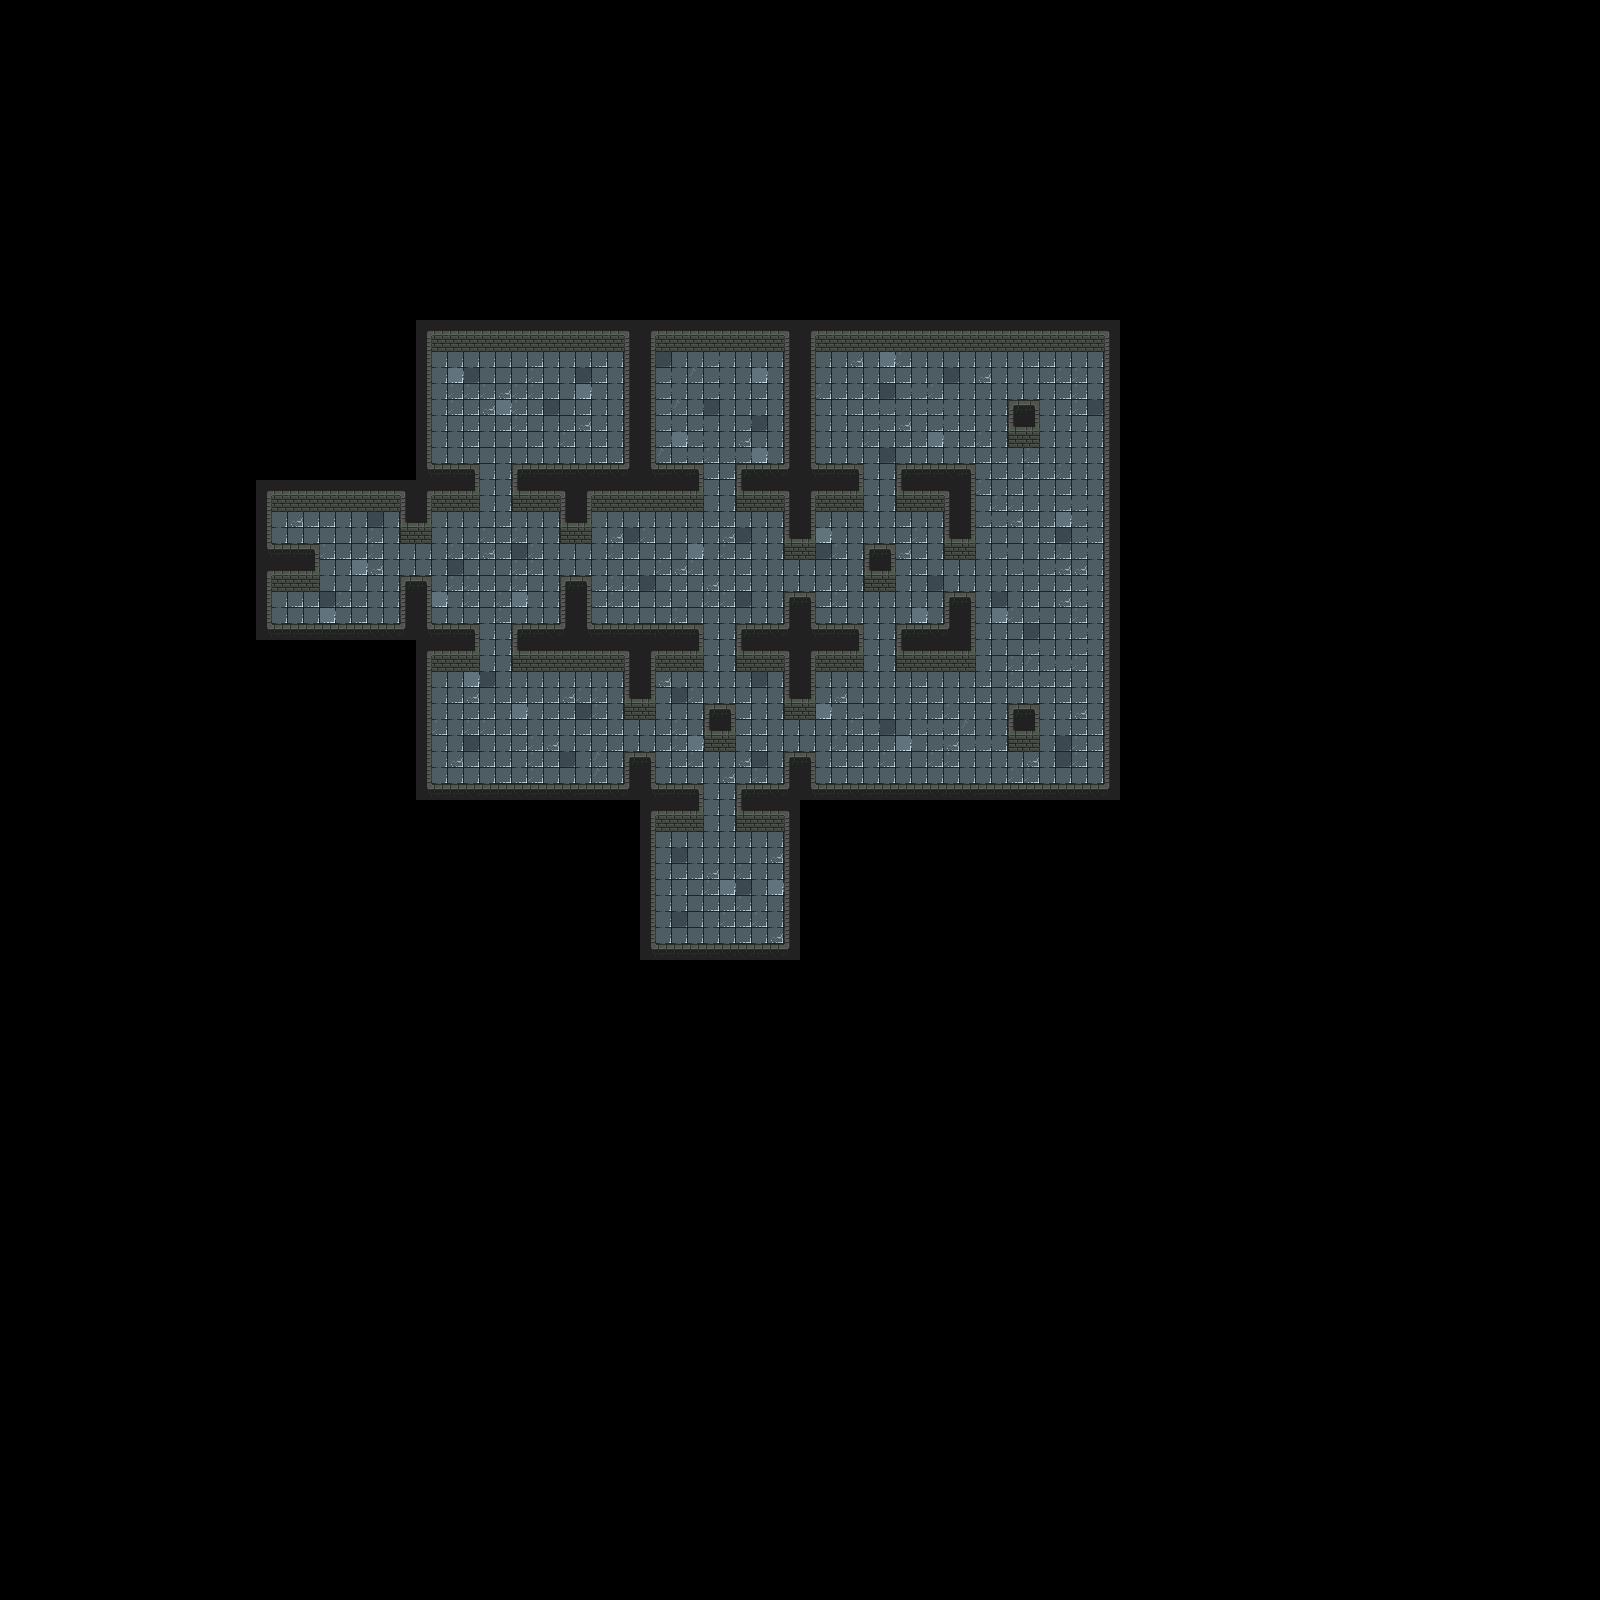

Below is a game level as drawn by its tile map, then a one-line description and the .tmx that defines it (tile-layer data replaced by summaries):
An orthogonal 100x100 tile map with 16x16 px tiles, 3 tile layers (Ground, SideWalls, Walls), 9 tilesets and 79 objects.

<map version="1.10" tiledversion="1.10.1" orientation="orthogonal" renderorder="right-down" width="100" height="100" tilewidth="16" tileheight="16" infinite="0" nextlayerid="20" nextobjectid="473">
 <editorsettings>
  <export target="../../TileSets/Ebene-03.json" format="json" />
 </editorsettings>
 <tileset firstgid="1" name="Ebene1" tilewidth="16" tileheight="16" tilecount="30" columns="6">
  <image source="../../images/Tilesets/TileSetEbene1.png" width="96" height="80" />
  <tile id="0">
   <properties>
    <property name="collides" type="bool" value="false" />
   </properties>
  </tile>
  <tile id="1">
   <properties>
    <property name="collides" type="bool" value="false" />
   </properties>
  </tile>
  <tile id="2">
   <properties>
    <property name="collides" type="bool" value="false" />
   </properties>
  </tile>
  <tile id="3">
   <properties>
    <property name="collides" type="bool" value="false" />
   </properties>
  </tile>
  <tile id="4">
   <properties>
    <property name="collides" type="bool" value="false" />
   </properties>
  </tile>
  <tile id="5">
   <properties>
    <property name="collides" type="bool" value="false" />
   </properties>
  </tile>
  <tile id="6">
   <properties>
    <property name="collides" type="bool" value="false" />
   </properties>
  </tile>
  <tile id="7">
   <properties>
    <property name="collides" type="bool" value="true" />
   </properties>
  </tile>
  <tile id="8">
   <properties>
    <property name="collides" type="bool" value="false" />
   </properties>
  </tile>
  <tile id="9">
   <properties>
    <property name="collides" type="bool" value="false" />
   </properties>
  </tile>
  <tile id="10">
   <properties>
    <property name="collides" type="bool" value="true" />
   </properties>
  </tile>
  <tile id="11">
   <properties>
    <property name="collides" type="bool" value="false" />
   </properties>
  </tile>
  <tile id="12">
   <properties>
    <property name="collides" type="bool" value="true" />
   </properties>
  </tile>
  <tile id="13">
   <properties>
    <property name="collides" type="bool" value="true" />
   </properties>
  </tile>
  <tile id="14">
   <properties>
    <property name="collides" type="bool" value="true" />
   </properties>
  </tile>
  <tile id="15">
   <properties>
    <property name="collides" type="bool" value="true" />
   </properties>
  </tile>
  <tile id="16">
   <properties>
    <property name="collides" type="bool" value="true" />
   </properties>
  </tile>
  <tile id="17">
   <properties>
    <property name="collides" type="bool" value="true" />
   </properties>
  </tile>
  <tile id="18">
   <properties>
    <property name="collides" type="bool" value="true" />
   </properties>
  </tile>
  <tile id="19">
   <properties>
    <property name="collides" type="bool" value="true" />
   </properties>
  </tile>
  <tile id="20">
   <properties>
    <property name="collides" type="bool" value="true" />
   </properties>
  </tile>
  <tile id="21">
   <properties>
    <property name="collides" type="bool" value="true" />
   </properties>
  </tile>
  <tile id="22">
   <properties>
    <property name="collides" type="bool" value="true" />
   </properties>
  </tile>
  <tile id="23">
   <properties>
    <property name="collides" type="bool" value="true" />
   </properties>
  </tile>
  <tile id="24">
   <properties>
    <property name="collides" type="bool" value="true" />
   </properties>
  </tile>
  <tile id="25">
   <properties>
    <property name="collides" type="bool" value="true" />
   </properties>
  </tile>
  <tile id="26">
   <properties>
    <property name="collides" type="bool" value="true" />
   </properties>
  </tile>
  <tile id="27">
   <properties>
    <property name="collides" type="bool" value="true" />
   </properties>
  </tile>
  <tile id="28">
   <properties>
    <property name="collides" type="bool" value="false" />
   </properties>
  </tile>
  <tile id="29">
   <properties>
    <property name="collides" type="bool" value="false" />
   </properties>
  </tile>
 </tileset>
 <tileset firstgid="31" name="Slime_idle-Sheet" tilewidth="16" tileheight="16" tilecount="2" columns="2">
  <image source="../../sprites/enemy1/Slime_idle-Sheet.png" width="32" height="16" />
 </tileset>
 <tileset firstgid="33" name="normal_Chest" tilewidth="16" tileheight="16" tilecount="5" columns="5">
  <image source="../../sprites/Objects/chests/normal_Chest-Sheet.png" width="80" height="16" />
 </tileset>
 <tileset firstgid="38" name="Small_LightPillar_Sphere" tilewidth="16" tileheight="16" tilecount="1" columns="1">
  <image source="../../sprites/Icons/Small_LightPillar_Sphere.png" width="16" height="16" />
 </tileset>
 <tileset firstgid="39" name="Small_LightPillar-Sheet" tilewidth="16" tileheight="24" tilecount="9" columns="9">
  <image source="../../sprites/Objects/lightPillar/Small_LightPillar-Sheet.png" width="144" height="24" />
 </tileset>
 <tileset firstgid="48" name="Slime2_idle-Sheet" tilewidth="16" tileheight="16" tilecount="2" columns="2">
  <image source="../../sprites/enemy2/Slime2_idle-Sheet.png" width="32" height="16" />
 </tileset>
 <tileset firstgid="50" name="Slime3_idle-Sheet" tilewidth="16" tileheight="16" tilecount="2" columns="2">
  <image source="../../sprites/enemy3/Slime3_idle-Sheet.png" width="32" height="16" />
 </tileset>
 <tileset firstgid="52" name="hearth_Chest-Sheet" tilewidth="16" tileheight="16" tilecount="5" columns="5">
  <image source="../../sprites/Objects/chests/hearth_Chest-Sheet.png" width="80" height="16" />
 </tileset>
 <tileset firstgid="57" name="Stairs" tilewidth="16" tileheight="16" tilecount="1" columns="1">
  <image source="../../sprites/Objects/stairs/Stairs.png" width="16" height="16" />
 </tileset>
 <layer id="3" name="Ground" width="100" height="100" locked="1">
  <data>[10000 cells, 977 non-empty, 10 distinct tile ids]</data>
 </layer>
 <layer id="2" name="SideWalls" width="100" height="100">
  <data>[10000 cells, 121 non-empty, 3 distinct tile ids]</data>
 </layer>
 <layer id="5" name="Walls" width="100" height="100">
  <data>[10000 cells, 543 non-empty, 18 distinct tile ids]</data>
 </layer>
 <objectgroup id="11" name="LightPillars" locked="1">
  <object id="373" gid="39" x="960" y="688" width="16" height="24" />
  <object id="374" gid="39" x="848" y="688" width="16" height="24" />
  <object id="376" gid="39" x="912" y="528" width="16" height="24" />
  <object id="377" gid="39" x="848" y="416" width="16" height="24" />
  <object id="378" gid="39" x="1024" y="464" width="16" height="24" />
  <object id="379" gid="39" x="608" y="528" width="16" height="24" />
  <object id="381" gid="39" x="768" y="528" width="16" height="24" />
  <object id="382" gid="39" x="752" y="624" width="16" height="24" />
  <object id="383" gid="39" x="448" y="528" width="16" height="24" />
  <object id="384" gid="39" x="512" y="416" width="16" height="24" />
  <object id="385" gid="39" x="592" y="464" width="16" height="24" />
  <object id="386" gid="39" x="432" y="688" width="16" height="24" />
  <object id="387" gid="39" x="592" y="688" width="16" height="24" />
  <object id="388" gid="39" x="384" y="528" width="16" height="24" />
  <object id="389" gid="39" x="928" y="784" width="16" height="24" />
  </objectgroup>
 <objectgroup id="13" name="SmallSpheres" locked="1">
  <!-- 18 objects omitted --></objectgroup>
 <objectgroup id="12" name="NormalChests" locked="1">
  <!-- 13 objects omitted --></objectgroup>
 <objectgroup id="18" name="HearthChests" locked="1">
  <!-- 2 objects omitted --></objectgroup>
 <objectgroup id="14" name="Slimes" locked="1">
  <!-- 14 objects omitted --></objectgroup>
 <objectgroup id="15" name="Slimes2" locked="1">
  <!-- 9 objects omitted --></objectgroup>
 <objectgroup id="16" name="Slimes3" locked="1">
  <!-- 4 objects omitted --></objectgroup>
 <objectgroup id="19" name="Stairs" locked="1">
  <!-- 1 objects omitted --></objectgroup>
</map>
<!-- 64 of 79 objects omitted -->
